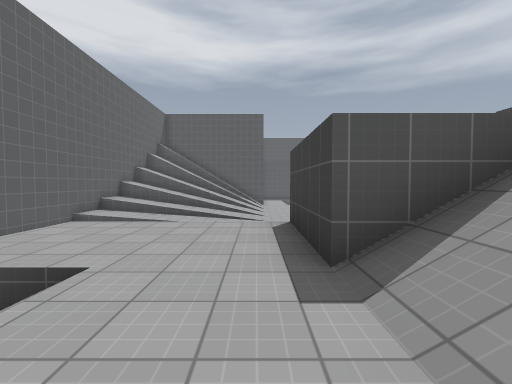
[1] (above)

17 first-person views from a walk through a Godot game level. The camera is 1.4 m above the floor, tilts 2° down and sees 90° across. The floor is counted in squares, 2 m on a side. Each view is taken from the middle of a square. On the plan, view 1 faces up. The plan holds only what a view shows up to about 9 squares ahead; the rest is blank. The place goes on beyond the plan. Surface patterns are stand-ins for the level's own textures.

[2]
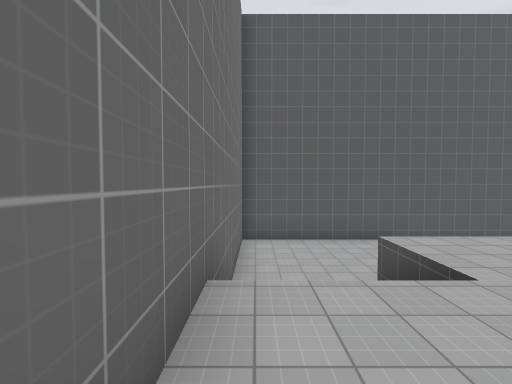

[3]
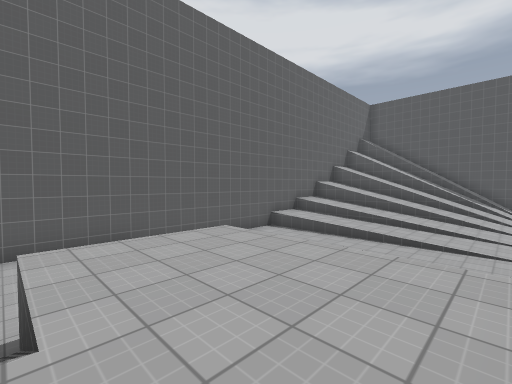

[4]
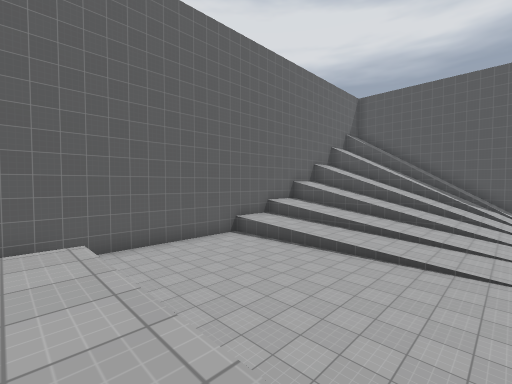

[5]
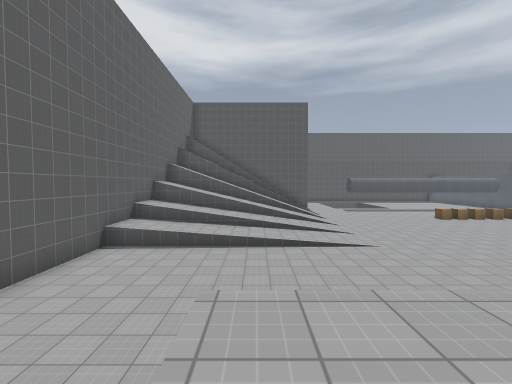

[6]
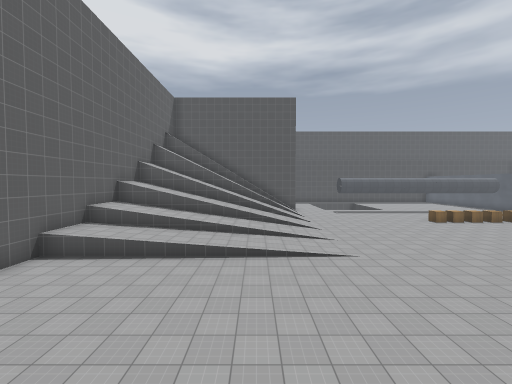

[7]
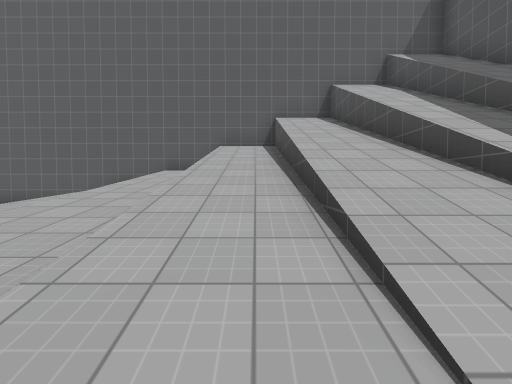

[8]
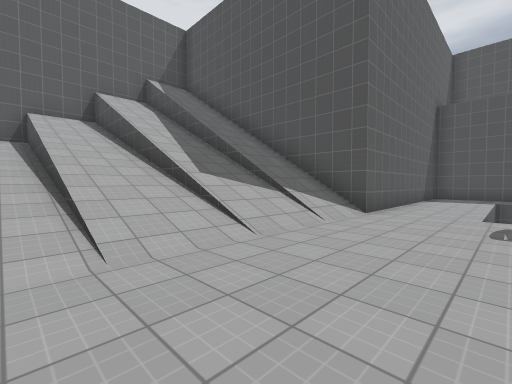

[9]
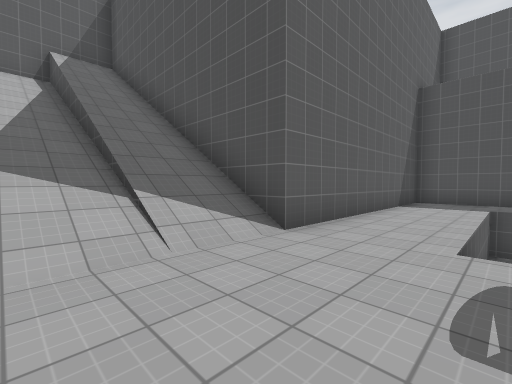

[10]
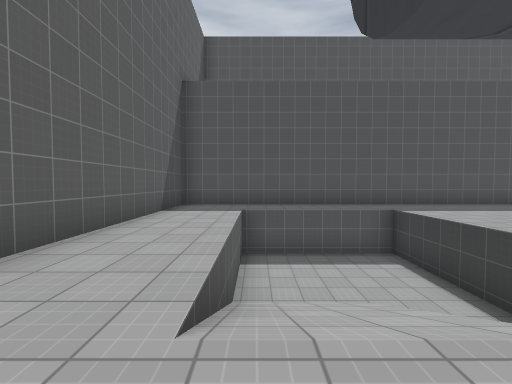

[11]
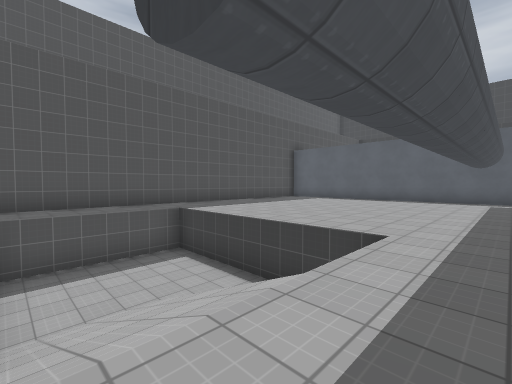

[12]
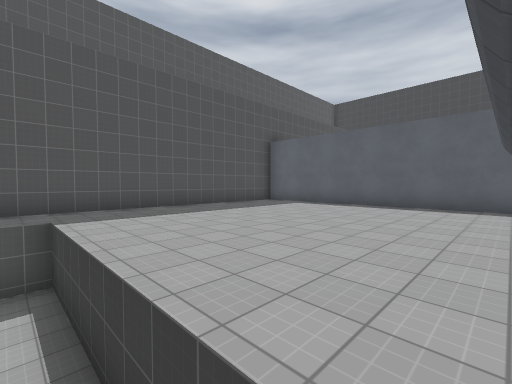

[13]
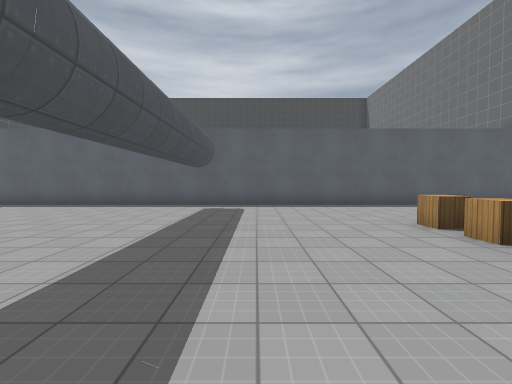

[14]
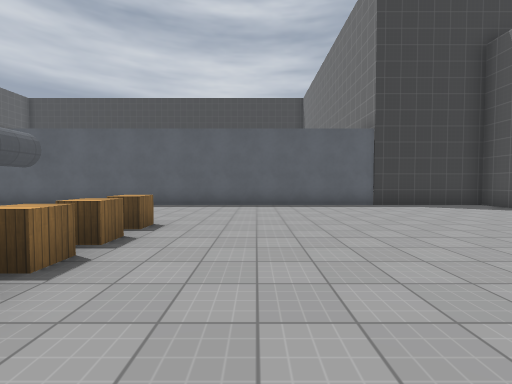

[15]
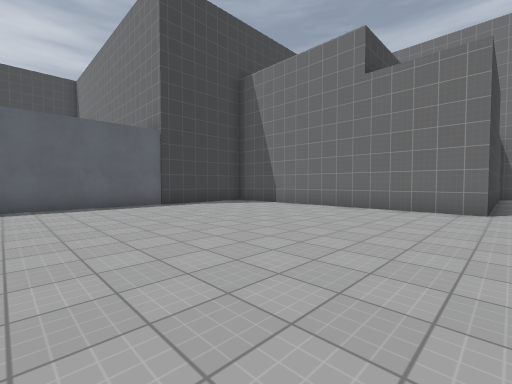

[16]
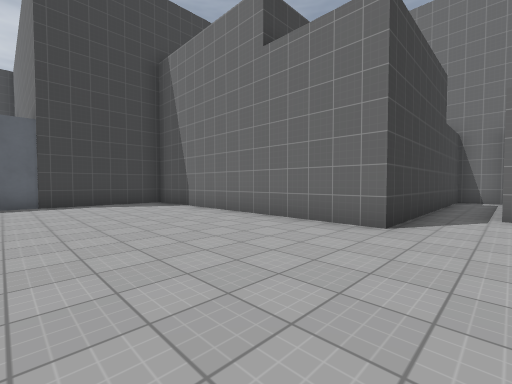

[17]
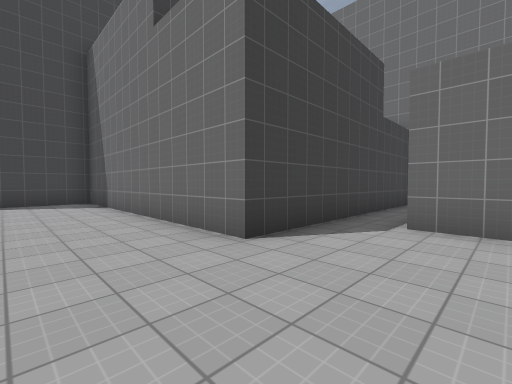

### Floor plan
Key: @ floor where view 1 was taken; # wall or solid block; . main floor; : floor 0.25 m higher than the main floor; + floor 1 m higher than the main floor; * floor 2.25 m higher than the main floor; - floor 2.25 m lower than the main floor; % floor 4.75 m higher than the main floor; / step, stairs or slope; = window, fence, low wall or low ledge; C chest.
Columns run from 8 left of view 1 to 15 right of it. Each row starts with its distance up from view 1.
 29         ############
 28         #............
 27         #..............#
 26         #..----........#
 25         #..----........#
 24         #..//--........#
 23         #..//--........#
 22         #..//--........#
 21 #########....//........#
 20 #////////..............#
 19 #////////...  .........#
 18 #////////...   ........#
 17 #////////...    .......#
 16 #////////...    CCC....#
 15 #////////...   ........#
 14 #////////     .........#
 13 #////////..............#
 12 #=///////..............#
 11 #+//////...............#
 10 #.....................##
  9 #.....................#
  8 #.......... ..........#
  7 #.........  ..........#
  6 #.........  ...#
  5 #........   ...#
  4 #:   ****%   /.#
  3 #::::****%   /.#
  2 #::::#=**#=  /.#
  1 #::::  **/   /.#
  0 #:::://*@/   /.#
 -1 #########    ###

Where each view was taken, in squares from view 1:
view 1: 0 up, 0 right, facing up
view 2: 0 up, 1 right, facing left
view 3: 2 up, 0 right, facing up-left
view 4: 4 up, 0 right, facing up-left
view 5: 3 up, 3 left, facing up
view 6: 4 up, 2 left, facing up
view 7: 15 up, 1 right, facing left
view 8: 15 up, 3 right, facing up-left
view 9: 18 up, 3 right, facing up-left
view 10: 20 up, 3 right, facing up
view 11: 20 up, 3 right, facing up-right
view 12: 21 up, 6 right, facing up-right
view 13: 19 up, 6 right, facing right
view 14: 14 up, 6 right, facing right
view 15: 14 up, 6 right, facing down-right
view 16: 11 up, 5 right, facing down-right
view 17: 9 up, 4 right, facing down-right
